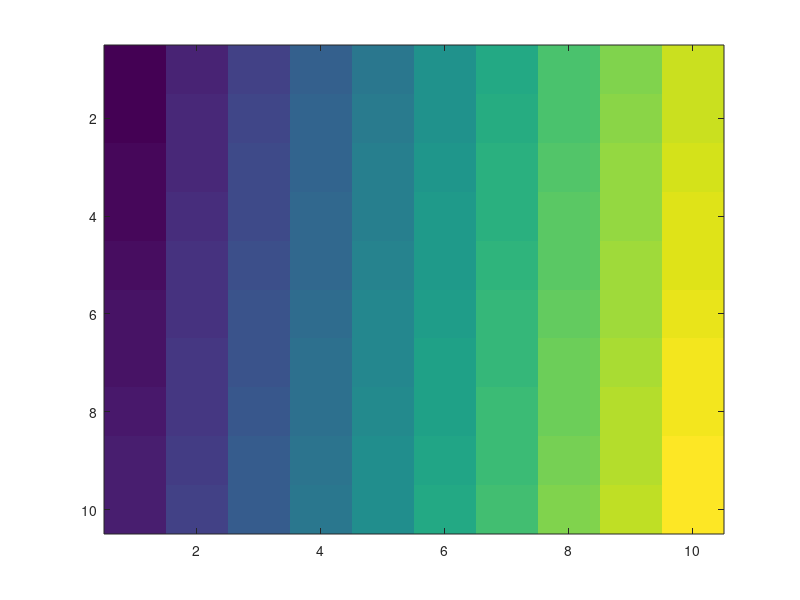
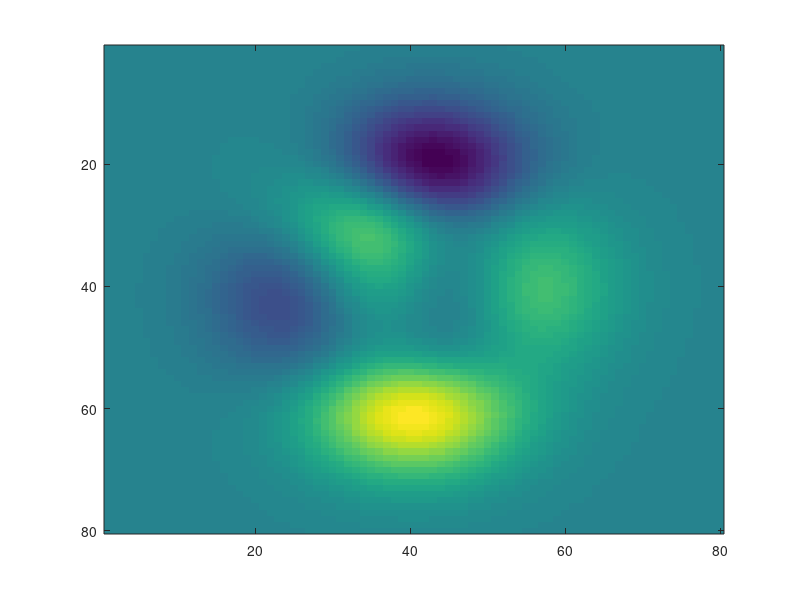
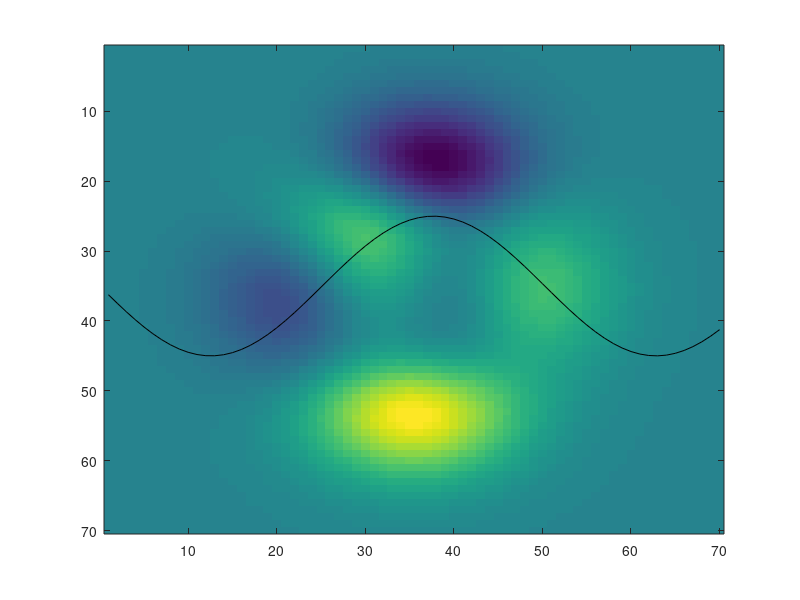
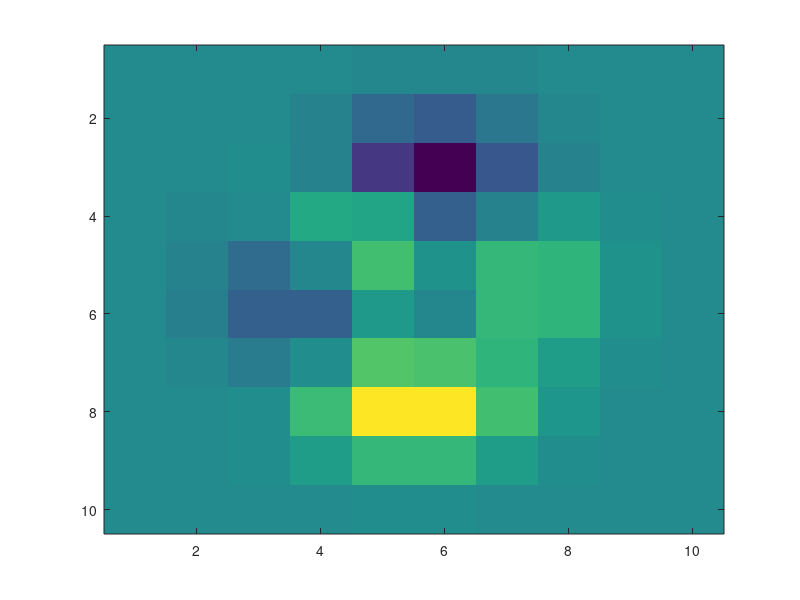

Source code (MATLAB) for these figures, in order: (Note: this script raises an error after producing the figures.)
function summary = runM35BackendPlannerTests(outputDirectory)
%RUNM35BACKENDPLANNERTESTS Validate deterministic scalar-image planning.
    repositoryRoot = fileparts(fileparts(mfilename('fullpath')));
    if nargin < 1
        outputDirectory = fullfile(repositoryRoot, '.audit', 'm35-planner');
    end
    addpath(fullfile(repositoryRoot, 'src'));
    resetDirectory(outputDirectory);
    cases = { ...
        'P1_explicit_vector', @() explicitDecision('vector','vector','explicit_vector',10000); ...
        'P2_explicit_hybrid', @() explicitDecision('hybrid','hybrid','explicit_hybrid',4); ...
        'P3_auto_tiny_vector', @() publicAuto(outputDirectory, 10, 10, 'vector'); ...
        'P4_below_threshold', @() boundaryDecision(4095,'vector'); ...
        'P5_exact_threshold', @() boundaryDecision(4096,'vector'); ...
        'P6_above_threshold', @() boundaryDecision(4097,'hybrid'); ...
        'P7_auto_250_hybrid', @() sizeDecision(250,250,'hybrid'); ...
        'P8_auto_500_hybrid', @() sizeDecision(500,500,'hybrid'); ...
        'P9_rectangular_equivalence', @() rectangularEquivalence(); ...
        'P10_no_image', @() noImageDecision(); ...
        'P11_profile_independence', @() profileIndependence(); ...
        'P12_mixed_image_line', @() mixedPublic(outputDirectory); ...
        'P13_multiple_axes', @() multipleAxesDecision(); ...
        'P14_exportset_auto_default', @() setAuto(outputDirectory); ...
        'P15_exportset_override', @() setOverride(outputDirectory); ...
        'P16_manifest_metadata', @() manifestMetadata(outputDirectory); ...
        'P17_deterministic_repeat', @() deterministicRepeat(); ...
        'P18_rgb_auto_hybrid', @() supportedRgb(outputDirectory); ...
        'P19_alpha_auto_hybrid', @() supportedAlpha(outputDirectory); ...
        'P20_invalid_backend', @() invalidBackend(outputDirectory); ...
        'P21_policy_metadata', @() policyMetadata(); ...
        'P22_explicit_vector_large', @() explicitDecision('vector','vector','explicit_vector',250000); ...
        'P23_explicit_hybrid_tiny', @() publicExplicitHybrid(outputDirectory); ...
        'P24_architecture_invariant', @() architectureInvariant(repositoryRoot)};
    rows = cell(size(cases,1),4); failures = 0;
    for k = 1:size(cases,1)
        try
            detail = cases{k,2}(); status = 'PASS';
        catch err
            status = 'FAIL'; failures = failures + 1;
            detail = sprintf('%s: %s', identifierText(err.identifier), oneLine(err.message));
        end
        rows(k,:) = {cases{k,1},status,detail,'planner'};
    end
    resultPath = fullfile(outputDirectory,'planner-results.tsv'); writeRows(resultPath,rows);
    summary = struct('failures',failures,'tests',size(rows,1),'resultPath',resultPath);
    if failures > 0
        fprintf(2,'M3.5 planner diagnostics from %s:\n%s',resultPath,fileread(resultPath));
        error('M2T:M35PlannerTestsFailed','%d M3.5 planner tests failed.',failures);
    end
end

function detail = explicitDecision(requested, selected, reason, cells)
    decision=m2t.planning.selectImageBackend(imageIr(1,cells),requested);
    assert(strcmp(decision.selected,selected)&&strcmp(decision.reason,reason));
    detail=sprintf('%s request selects %s for %d cells',requested,selected,cells);
end

function detail = publicAuto(root, rows, columns, selected)
    [fig,cleanup]=imageFigure(reshape(1:(rows*columns),rows,columns));
    result=m2t.export(fig,fullfile(root,sprintf('auto-%dx%d',rows,columns)), ...
        'ImageBackend','auto'); assert(result.success);
    assertDecision(result,'auto',selected,reasonFor(selected));
    if strcmp(selected,'hybrid'),assert(numel(result.render.assets)==1);else,assert(isempty(result.render.assets));end
    detail=sprintf('%dx%d auto selected %s and compiled',rows,columns,selected);clear cleanup;
end

function detail = boundaryDecision(cells, expected)
    decision=m2t.planning.selectImageBackend(imageIr(1,cells),'auto');
    assert(strcmp(decision.selected,expected)&&decision.maxImageCells==cells);
    detail=sprintf('%d cells select %s',cells,expected);
end

function detail = sizeDecision(rows,columns,expected)
    decision=m2t.planning.selectImageBackend(imageIr(rows,columns),'auto');
    assert(strcmp(decision.selected,expected));
    detail=sprintf('%dx%d=%d selects %s',rows,columns,rows*columns,expected);
end

function detail = rectangularEquivalence()
    shapes=[100 100;50 200;20 500;1 10000]; selected=cell(1,4);
    for k=1:4
        decision=m2t.planning.selectImageBackend(imageIr(shapes(k,1),shapes(k,2)),'auto');
        selected{k}=decision.selected;
    end
    assert(all(strcmp(selected,'hybrid')));
    detail='100x100, 50x200, 20x500, and 1x10000 all select hybrid';
end

function detail = noImageDecision()
    ax=m2t2.ir.makeAxes();line=m2t2.ir.makeLineSeries();line.x=[1 2];line.y=[1 2];ax.series={line};
    decision=m2t.planning.selectImageBackend(m2t2.ir.makeFigure({ax}),'auto');
    assert(strcmp(decision.selected,'vector')&&strcmp(decision.reason,'no_image_layer'));
    detail='line-only FigureIR selects vector with no_image_layer';
end

function detail = profileIndependence()
    [fig,cleanup]=imageFigure(peaks(80));analysis=m2t.internal.analyzeFigure(fig);
    before=m2t.planning.selectImageBackend(analysis.ir,'auto');
    selection=m2t.profile.getSelection('publication',[]);
    transformed=m2t.profile.apply(analysis.ir,selection.profile,selection.width);
    after=m2t.planning.selectImageBackend(transformed.ir,'auto');
    assert(strcmp(before.selected,after.selected)&&strcmp(before.reason,after.reason));
    detail='profile geometry does not change the 6400-cell decision';clear cleanup;
end

function detail = mixedPublic(root)
    fig=figure('Visible','off');cleanup=onCleanup(@()closeFigure(fig));ax=axes('Parent',fig);
    imagesc(ax,peaks(70));hold(ax,'on');plot(ax,1:70,35+10*sin((1:70)/8),'k-');
    result=m2t.export(fig,fullfile(root,'mixed'),'ImageBackend','auto');
    assert(result.success);assertDecision(result,'auto','hybrid','dense_scalar_image');
    assert(~isempty(strfind(fileread(result.texPath),'\addplot+['))); %#ok<STREMP>
    detail='dense image is hybrid while line stays vector';clear cleanup;
end

function detail = multipleAxesDecision()
    first=imageAxes(20,20,'axes-1');second=imageAxes(80,80,'axes-2');
    decision=m2t.planning.selectImageBackend(m2t2.ir.makeFigure({first second}),'auto');
    assert(decision.imageLayerCount==2&&decision.maxImageCells==6400);
    assert(strcmp(decision.selected,'hybrid'));
    detail='figure-level decision uses largest of two visible image layers';
end

function detail = setAuto(root)
    [small,c1]=imageFigure(peaks(10));[dense,c2]=imageFigure(peaks(65));
    entries=struct('figure',{small,dense},'name',{'small-auto','dense-auto'});
    result=m2t.exportSet(entries,fullfile(root,'set-auto'),'ImageBackend','auto');assert(result.success);
    assert(strcmp(result.entries(1).effective.selectedImageBackend,'vector'));
    assert(strcmp(result.entries(2).effective.selectedImageBackend,'hybrid'));
    detail='set auto resolves small vector and dense hybrid';clear c1 c2;
end

function detail = setOverride(root)
    [fig,cleanup]=imageFigure(peaks(10));
    entry=struct('figure',fig,'name','forced-hybrid','imageBackend','hybrid');
    result=m2t.exportSet(entry,fullfile(root,'set-override'),'ImageBackend','auto');assert(result.success);
    assert(strcmp(result.entries(1).effective.requestedImageBackend,'hybrid'));
    assert(strcmp(result.entries(1).effective.backendReason,'explicit_hybrid'));
    detail='entry explicit hybrid overrides set auto';clear cleanup;
end

function detail = manifestMetadata(root)
    [fig,cleanup]=imageFigure(peaks(65));entry=struct('figure',fig,'name','planned');
    result=m2t.exportSet(entry,fullfile(root,'manifest'),'ImageBackend','auto');assert(result.success);
    text=fileread(result.manifestPath);
    assertContains(text,'"requestedImageBackend":"auto"');
    assertContains(text,'"selectedImageBackend":"hybrid"');
    assertContains(text,'"backendReason":"dense_scalar_image"');
    assertContains(text,'"backendPolicy":"default-v1"');
    detail='schema 1 manifest contains additive planner fields';clear cleanup;
end

function detail = deterministicRepeat()
    ir=imageIr(65,65);first=m2t.planning.selectImageBackend(ir,'auto');
    second=m2t.planning.selectImageBackend(ir,'auto');assert(isequal(first,second));
    detail='repeated normalized input returns identical decision struct';
end

function detail = supportedRgb(root)
    rgb=zeros(2,3,3);rgb(:,:,1)=1;fig=figure('Visible','off');cleanup=onCleanup(@()closeFigure(fig));
    image(axes('Parent',fig),rgb);result=m2t.export(fig,fullfile(root,'rgb'),'ImageBackend','auto');
    assert(result.success);assertDecision(result,'auto','hybrid','truecolor_requires_hybrid');
    detail='auto selects hybrid for truecolor semantics';clear cleanup;
end

function detail = supportedAlpha(root)
    [fig,cleanup]=imageFigure([1 2;3 4]);handle=findobj(fig,'Type','image');set(handle,'AlphaData',0.5);
    result=m2t.export(fig,fullfile(root,'alpha'),'ImageBackend','auto');
    assert(result.success);assertDecision(result,'auto','hybrid','alpha_requires_hybrid');
    detail='auto selects hybrid for image-owned alpha';clear cleanup;
end

function detail = invalidBackend(root)
    [fig,cleanup]=imageFigure([1 2;3 4]);result=m2t.export(fig,fullfile(root,'invalid'),'ImageBackend','adaptive');
    assert(~result.success&&strcmp(result.diagnostics(1).code,'M2T:IMAGE_BACKEND_UNKNOWN'));
    assert(exist([fullfile(root,'invalid') '.tex'],'file')~=2);
    detail='unknown request remains a structured no-output error';clear cleanup;
end

function detail = policyMetadata()
    policy=m2t.planning.defaultPolicy();decision=m2t.planning.selectImageBackend(imageIr(64,64),'auto');
    assert(strcmp(policy.id,'default-v1')&&policy.version==1&&policy.maxVectorCells==4096);
    assert(isequal(decision.policy,policy));
    bad=policy;bad.maxVectorCells=0;caught=false;try,m2t.planning.selectImageBackend(imageIr(2,2),'auto',bad);catch err,caught=strcmp(err.identifier,'M2T:BACKEND_POLICY_INVALID');end;assert(caught);
    detail='default-v1 threshold 4096 is exposed and validated';
end

function detail = publicExplicitHybrid(root)
    [fig,cleanup]=imageFigure([1 2;3 4]);result=m2t.export(fig,fullfile(root,'tiny-hybrid'),'ImageBackend','hybrid');
    assert(result.success);assertDecision(result,'hybrid','hybrid','explicit_hybrid');assert(numel(result.render.assets)==1);
    detail='explicit hybrid compiles a tiny image despite auto policy';clear cleanup;
end

function detail = architectureInvariant(root)
    planner=fileread(fullfile(root,'src','+m2t','+planning','selectImageBackend.m'));
    forbidden={'get(','ishandle','graphics_toolkit','imwrite','compileLuaLatex','makePgfplotsPlan'};
    for k=1:numel(forbidden),assert(isempty(strfind(lower(planner),lower(forbidden{k}))));end %#ok<STREMP>
    renderer=fileread(fullfile(root,'src','+m2t2','+render','makePgfplotsPlan.m'));
    assert(isempty(strfind(renderer,'maxVectorCells'))); %#ok<STREMP>
    detail='planner is handle/toolkit/compiler/PNG-free and renderer has no heuristic';
end

function ir = imageIr(rows,columns)
    ir=m2t2.ir.makeFigure({imageAxes(rows,columns,'axes-1')});
end

function ax = imageAxes(rows,columns,id)
    image=m2t2.ir.makeImageSeries();image.x=1:columns;image.y=1:rows;
    image.cdata=zeros(rows,columns);ax=m2t2.ir.makeAxes();ax.id=id;
    ax.xlim=[0.5 max(1.5,columns+0.5)];ax.ylim=[0.5 max(1.5,rows+0.5)];ax.series={image};
end

function [fig,cleanup] = imageFigure(data)
    fig=figure('Visible','off');cleanup=onCleanup(@()closeFigure(fig));imagesc(axes('Parent',fig),data);
end

function value = reasonFor(selected)
    if strcmp(selected,'vector'),value='small_scalar_image';else,value='dense_scalar_image';end
end
function assertDecision(result,requested,selected,reason)
    assert(strcmp(result.render.imageBackend.requested,requested));
    assert(strcmp(result.render.imageBackend.selected,selected));
    assert(strcmp(result.render.imageBackend.reason,reason));
    assert(strcmp(result.render.effectiveImageBackend,selected));
end
function assertContains(text,pattern),assert(~isempty(strfind(text,pattern)));end %#ok<STREMP>
function closeFigure(fig),if ishandle(fig),close(fig);end,end
function resetDirectory(path),if exist(path,'dir')==7,rmdir(path,'s');end,mkdir(path);end
function value=oneLine(value),value=regexprep(value,'[\r\n\t]+',' ');end
function value=identifierText(value),if isempty(value),value='<none>';end,end
function writeRows(path,rows)
    fid=fopen(path,'wb');assert(fid>=0);cleanup=onCleanup(@()fclose(fid));
    fprintf(fid,'case\tstatus\tdetail\tlayer\n');
    for k=1:size(rows,1),fprintf(fid,'%s\t%s\t%s\t%s\n',rows{k,:});end
    clear cleanup;
end
